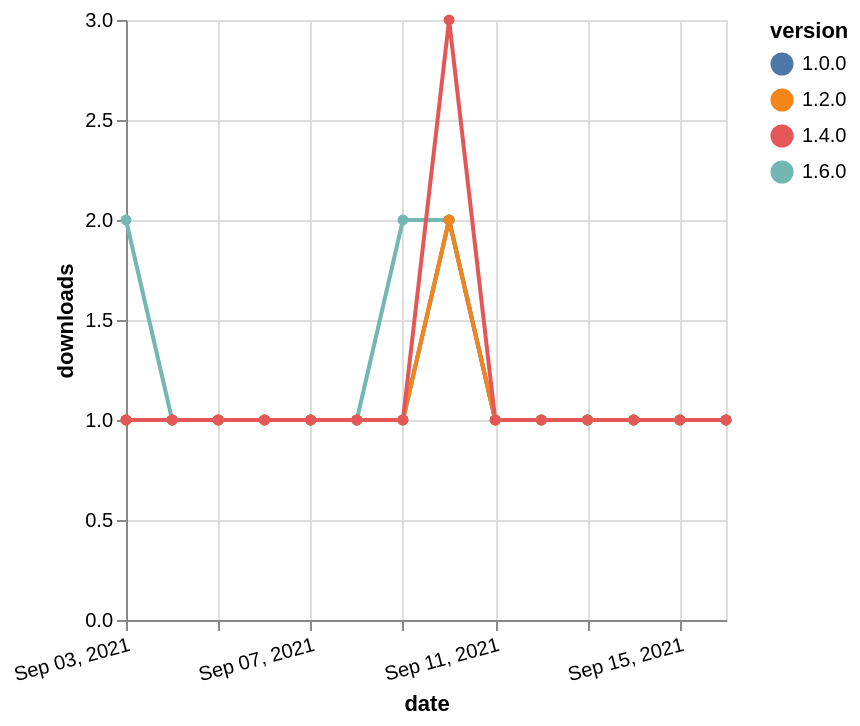

The specification (Vega-Lite) saved for this image:
### Vega-Lite specification from a JSON file in a GitHub repository (floating-point values rounded to 4 significant figures)
{"$schema": "https://vega.github.io/schema/vega-lite/v5.json", "description": "A simple bar chart with embedded data.", "data": {"values": [{"date": "2021-09-03", "total": 115, "delta": 2, "version": "1.6.0"}, {"date": "2021-09-04", "total": 116, "delta": 1, "version": "1.6.0"}, {"date": "2021-09-05", "total": 117, "delta": 1, "version": "1.6.0"}, {"date": "2021-09-06", "total": 118, "delta": 1, "version": "1.6.0"}, {"date": "2021-09-07", "total": 119, "delta": 1, "version": "1.6.0"}, {"date": "2021-09-08", "total": 120, "delta": 1, "version": "1.6.0"}, {"date": "2021-09-09", "total": 122, "delta": 2, "version": "1.6.0"}, {"date": "2021-09-10", "total": 124, "delta": 2, "version": "1.6.0"}, {"date": "2021-09-11", "total": 125, "delta": 1, "version": "1.6.0"}, {"date": "2021-09-12", "total": 126, "delta": 1, "version": "1.6.0"}, {"date": "2021-09-13", "total": 127, "delta": 1, "version": "1.6.0"}, {"date": "2021-09-14", "total": 128, "delta": 1, "version": "1.6.0"}, {"date": "2021-09-15", "total": 129, "delta": 1, "version": "1.6.0"}, {"date": "2021-09-16", "total": 130, "delta": 1, "version": "1.6.0"}, {"date": "2021-09-03", "total": 175, "delta": 1, "version": "1.0.0"}, {"date": "2021-09-04", "total": 176, "delta": 1, "version": "1.0.0"}, {"date": "2021-09-05", "total": 177, "delta": 1, "version": "1.0.0"}, {"date": "2021-09-06", "total": 178, "delta": 1, "version": "1.0.0"}, {"date": "2021-09-07", "total": 179, "delta": 1, "version": "1.0.0"}, {"date": "2021-09-08", "total": 180, "delta": 1, "version": "1.0.0"}, {"date": "2021-09-09", "total": 181, "delta": 1, "version": "1.0.0"}, {"date": "2021-09-10", "total": 183, "delta": 2, "version": "1.0.0"}, {"date": "2021-09-11", "total": 184, "delta": 1, "version": "1.0.0"}, {"date": "2021-09-12", "total": 185, "delta": 1, "version": "1.0.0"}, {"date": "2021-09-13", "total": 186, "delta": 1, "version": "1.0.0"}, {"date": "2021-09-14", "total": 187, "delta": 1, "version": "1.0.0"}, {"date": "2021-09-15", "total": 188, "delta": 1, "version": "1.0.0"}, {"date": "2021-09-16", "total": 189, "delta": 1, "version": "1.0.0"}, {"date": "2021-09-03", "total": 150, "delta": 1, "version": "1.2.0"}, {"date": "2021-09-04", "total": 151, "delta": 1, "version": "1.2.0"}, {"date": "2021-09-05", "total": 152, "delta": 1, "version": "1.2.0"}, {"date": "2021-09-06", "total": 153, "delta": 1, "version": "1.2.0"}, {"date": "2021-09-07", "total": 154, "delta": 1, "version": "1.2.0"}, {"date": "2021-09-08", "total": 155, "delta": 1, "version": "1.2.0"}, {"date": "2021-09-09", "total": 156, "delta": 1, "version": "1.2.0"}, {"date": "2021-09-10", "total": 158, "delta": 2, "version": "1.2.0"}, {"date": "2021-09-11", "total": 159, "delta": 1, "version": "1.2.0"}, {"date": "2021-09-12", "total": 160, "delta": 1, "version": "1.2.0"}, {"date": "2021-09-13", "total": 161, "delta": 1, "version": "1.2.0"}, {"date": "2021-09-14", "total": 162, "delta": 1, "version": "1.2.0"}, {"date": "2021-09-15", "total": 163, "delta": 1, "version": "1.2.0"}, {"date": "2021-09-16", "total": 164, "delta": 1, "version": "1.2.0"}, {"date": "2021-09-03", "total": 170, "delta": 1, "version": "1.4.0"}, {"date": "2021-09-04", "total": 171, "delta": 1, "version": "1.4.0"}, {"date": "2021-09-05", "total": 172, "delta": 1, "version": "1.4.0"}, {"date": "2021-09-06", "total": 173, "delta": 1, "version": "1.4.0"}, {"date": "2021-09-07", "total": 174, "delta": 1, "version": "1.4.0"}, {"date": "2021-09-08", "total": 175, "delta": 1, "version": "1.4.0"}, {"date": "2021-09-09", "total": 176, "delta": 1, "version": "1.4.0"}, {"date": "2021-09-10", "total": 179, "delta": 3, "version": "1.4.0"}, {"date": "2021-09-11", "total": 180, "delta": 1, "version": "1.4.0"}, {"date": "2021-09-12", "total": 181, "delta": 1, "version": "1.4.0"}, {"date": "2021-09-13", "total": 182, "delta": 1, "version": "1.4.0"}, {"date": "2021-09-14", "total": 183, "delta": 1, "version": "1.4.0"}, {"date": "2021-09-15", "total": 184, "delta": 1, "version": "1.4.0"}, {"date": "2021-09-16", "total": 185, "delta": 1, "version": "1.4.0"}]}, "width": "container", "mark": {"type": "line", "point": {"filled": true}}, "encoding": {"x": {"field": "date", "type": "temporal", "timeUnit": "yearmonthdate", "title": "date", "axis": {"labelAngle": -15}}, "y": {"field": "delta", "type": "quantitative", "title": "downloads"}, "color": {"field": "version", "type": "nominal"}, "tooltip": {"field": "delta"}}}
